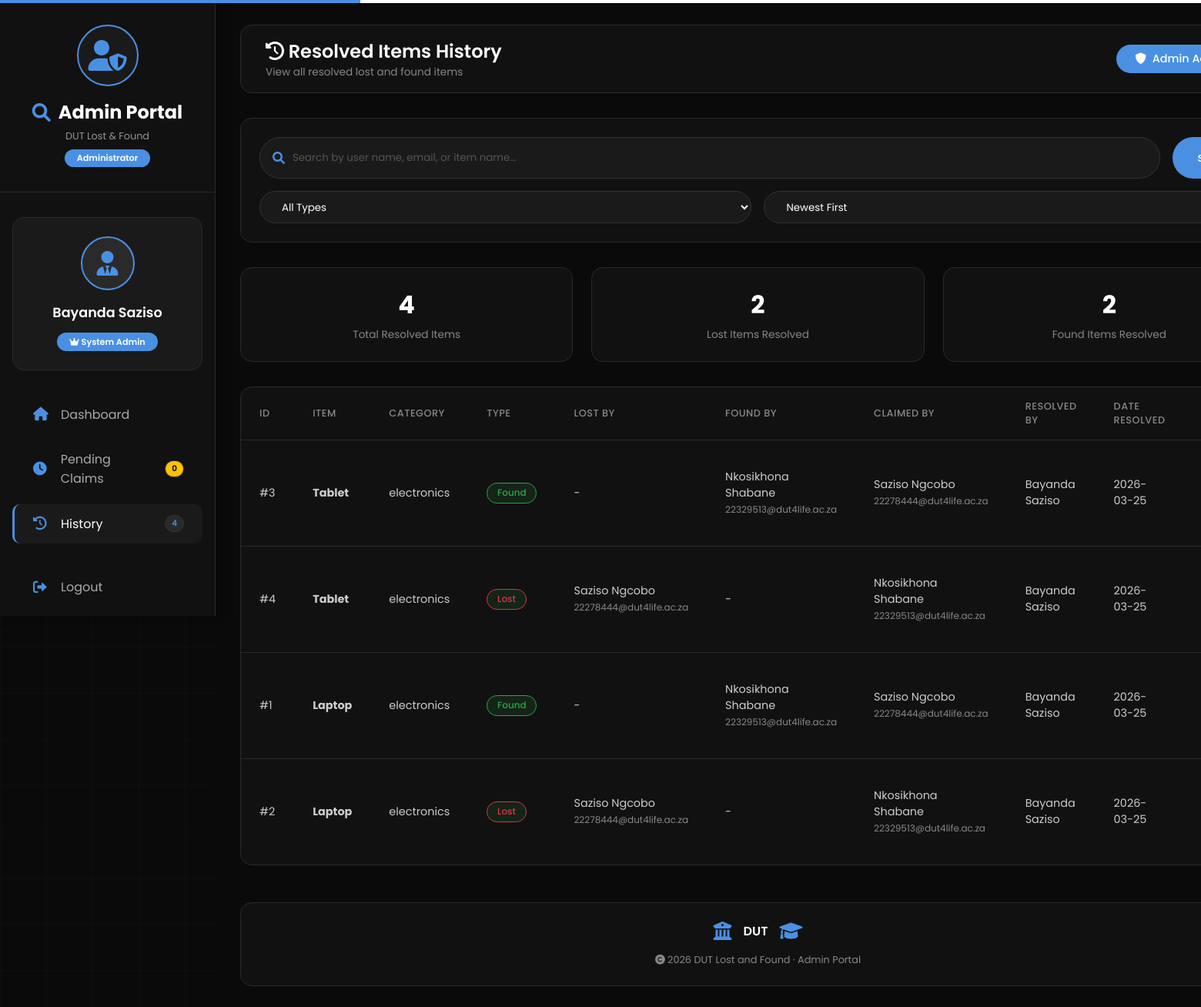
Screenshot of /admin/history (signed in) with the database file from the repository.
### tables this page shows
CREATE TABLE users
                 (id INTEGER PRIMARY KEY AUTOINCREMENT,
                  student_number TEXT UNIQUE NOT NULL,
                  full_name TEXT NOT NULL,
                  email TEXT UNIQUE NOT NULL,
                  id_number TEXT UNIQUE NOT NULL,
                  phone TEXT,
                  password TEXT NOT NULL,
                  role TEXT DEFAULT 'user',
                  created_at TIMESTAMP DEFAULT CURRENT_TIMESTAMP);

CREATE TABLE item_history
                 (id INTEGER PRIMARY KEY AUTOINCREMENT,
                  item_id INTEGER NOT NULL,
                  item_type TEXT NOT NULL,
                  item_name TEXT NOT NULL,
                  category TEXT NOT NULL,
                  lost_by_id INTEGER,
                  found_by_id INTEGER,
                  claimed_by_id INTEGER,
                  resolved_at TIMESTAMP DEFAULT CURRENT_TIMESTAMP,
                  resolved_by INTEGER,
                  notes TEXT,
                  FOREIGN KEY (lost_by_id) REFERENCES users(id),
                  FOREIGN KEY (found_by_id) REFERENCES users(id),
                  FOREIGN KEY (claimed_by_id) REFERENCES users(id),
                  FOREIGN KEY (resolved_by) REFERENCES users(id));

### app.py (the view, shortened to what this page needs)
@app.route('/admin/history')
def admin_history():
    if 'user' not in session or session['user']['role'] != 'admin':
        flash("Access denied!", "danger")
        return redirect(url_for('login'))
    conn = get_db()
    now = datetime.now()
    search_query = request.args.get('search', '').strip()
    filter_type = request.args.get('filter_type', 'all')
    sort_by = request.args.get('sort_by', 'newest')
    sql = '''
        SELECT
            h.*,
            lost_user.id as lost_user_id,
            lost_user.full_name as lost_by_name,
            lost_user.email as lost_by_email,
            found_user.id as found_user_id,
            found_user.full_name as found_by_name,
            found_user.email as found_by_email,
            claimed_user.id as claimed_user_id,
            claimed_user.full_name as claimed_by_name,
            claimed_user.email as claimed_by_email,
            admin_user.full_name as resolved_by_name
        FROM item_history h
        LEFT JOIN users lost_user ON h.lost_by_id = lost_user.id
        LEFT JOIN users found_user ON h.found_by_id = found_user.id
        LEFT JOIN users claimed_user ON h.claimed_by_id = claimed_user.id
        LEFT JOIN users admin_user ON h.resolved_by = admin_user.id
        WHERE 1=1
    '''
    params = []
    if filter_type == 'lost':
        sql += " AND h.item_type = 'lost'"
    elif filter_type == 'found':
        sql += " AND h.item_type = 'found'"
    if sort_by == 'oldest':
        sql += " ORDER BY h.resolved_at ASC"
    else:
        sql += " ORDER BY h.resolved_at DESC"
    sql += " LIMIT 200"
    history_items = conn.execute(sql, params).fetchall()
    total_resolved = conn.execute("SELECT COUNT(*) as count FROM item_history").fetchone()['count']
    total_lost_resolved = conn.execute("SELECT COUNT(*) as count FROM item_history WHERE item_type = 'lost'").fetchone()['count']
    total_found_resolved = conn.execute("SELECT COUNT(*) as count FROM item_history WHERE item_type = 'found'").fetchone()['count']
    total_lost = conn.execute("SELECT COUNT(*) as count FROM lost_items").fetchone()['count']
    total_found = conn.execute("SELECT COUNT(*) as count FROM found_items").fetchone()['count']
    pending_claims = conn.execute("SELECT COUNT(*) as count FROM claims WHERE status = 'pending'").fetchone()['count']
    resolved_count = total_resolved
    conn.close()
    return render_template('admin_history.html',
                         user=session['user'],
                         history=[dict(h) for h in history_items],
                         total_resolved=total_resolved,
                         total_lost_resolved=total_lost_resolved,
                         total_found_resolved=total_found_resolved,
                         total_lost=total_lost,
                         total_found=total_found,
                         pending_claims=pending_claims,
                         resolved_count=resolved_count,
                         search_query=search_query,
                         filter_type=filter_type,
                         sort_by=sort_by,
                         now=now)

### app.py (called while the page is built)
def get_db():
    conn = sqlite3.connect('lost_and_found.db')
    conn.row_factory = sqlite3.Row
    return conn

### templates/admin_history.html (shortened to what this page needs)
<!DOCTYPE html>
<html lang="en">
<head>
    <link rel="stylesheet" href="https://cdnjs.cloudflare.com/ajax/libs/font-awesome/6.0.0-beta3/css/all.min.css">
</head>
<body>
    <div class="dashboard-container">
        <div class="sidebar">
            <div class="sidebar-header">
                <div class="admin-logo">
                    <i class="fas fa-user-shield"></i>
                </div>
                <h2>
                    <i class="fas fa-search"></i>
                    <span>Admin Portal</span>
                </h2>
                <p>DUT Lost & Found</p>
                <div class="admin-badge-sidebar">Administrator</div>
            </div>
            <div class="admin-info">
                <div class="admin-avatar">
                    <i class="fas fa-user-tie"></i>
                </div>
                <div class="name">{{ user.full_name }}</div>
                <div class="role-badge">
                    <i class="fas fa-crown"></i> System Admin
                </div>
            </div>
            <ul class="nav-menu">
                <li class="nav-item">
                    <a href="/admin/dashboard" class="nav-link">
                        <i class="fas fa-home"></i>
                        <span>Dashboard</span>
                    </a>
                </li>
                <li class="nav-item">
                    <a href="/admin/pending-claims" class="nav-link">
                        <i class="fas fa-clock"></i>
                        <span>Pending Claims</span>
                        <span class="badge badge-warning">{{ pending_claims }}</span>
                    </a>
                </li>
                <li class="nav-item">
                    <a href="/admin/history" class="nav-link active">
                        <i class="fas fa-history"></i>
                        <span>History</span>
                        <span class="badge">{{ resolved_count }}</span>
                    </a>
                </li>
                <li class="nav-item" style="margin-top: 2rem;">
                    <a href="/logout" class="nav-link">
                        <i class="fas fa-sign-out-alt"></i>
                        <span>Logout</span>
                    </a>
                </li>
            </ul>
        </div>
        <div class="main-content">
            <div class="top-bar">
                <div class="page-title">
                    <h1><i class="fas fa-history"></i> Resolved Items History</h1>
                    <p>View all resolved lost and found items</p>
                </div>
                <div class="admin-badge">
                    <i class="fas fa-shield-alt"></i> Admin Access
                </div>
            </div>
            <div class="search-section">
                <form method="GET" action="/admin/history" id="searchForm">
                    <div class="search-box">
                        <div class="search-input">
                            <i class="fas fa-search"></i>
                            <input type="text" name="search" placeholder="Search by user name, email, or item name..." value="{{ search_query }}">
                        </div>
                        <button type="submit" class="search-btn">Search</button>
                    </div>
                    <div class="filter-group">
                        <select name="filter_type" class="filter-select" onchange="this.form.submit()">
                            <option value="all" {% if filter_type == 'all' %}selected{% endif %}>All Types</option>
                        </select>
                        <select name="sort_by" class="filter-select" onchange="this.form.submit()">
                            <option value="newest" {% if sort_by == 'newest' %}selected{% endif %}>Newest First</option>
                        </select>
                    </div>
                </form>
            </div>
            <div class="stats-grid">
                <div class="stat-card">
                    <div class="stat-value">{{ total_resolved }}</div>
                    <div class="stat-label">Total Resolved Items</div>
                </div>
                <div class="stat-card">
                    <div class="stat-value">{{ total_lost_resolved }}</div>
                    <div class="stat-label">Lost Items Resolved</div>
                </div>
                <div class="stat-card">
                    <div class="stat-value">{{ total_found_resolved }}</div>
                    <div class="stat-label">Found Items Resolved</div>
                </div>
            </div>
            <div class="table-responsive">
                {% if history %}
                <table>
                    <thead>
                        <tr>
                            <th>ID</th>
                            <th>Item</th>
                            <th>Category</th>
                            <th>Type</th>
                            <th>Lost By</th>
                            <th>Found By</th>
                            <th>Claimed By</th>
                            <th>Resolved By</th>
                            <th>Date Resolved</th>
                            <th>Notes</th>
                        </tr>
                    </thead>
                    <tbody>
                        {% for item in history %}
                        <tr>
                            <td>#{{ item.id }}</td>
                            <td><strong>{{ item.item_name }}</strong></td>
                            <td>{{ item.category }}</td>
                            <td>
                                {% if item.item_type == 'lost' %}
                                    <span class="badge-resolved" style="color: #dc3545; border-color: #dc3545;">Lost</span>
                                {% else %}
                                    <span class="badge-resolved" style="color: #28a745; border-color: #28a745;">Found</span>
                                {% endif %}
                            </td>
                            <td>
                                {{ item.lost_by_name or '-' }}
                                {% if item.lost_by_email %}
                                <br><small style="color: #888888;">{{ item.lost_by_email }}</small>
                                {% endif %}
                            </td>
                            <td>
                                {{ item.found_by_name or '-' }}
                                {% if item.found_by_email %}
                                <br><small style="color: #888888;">{{ item.found_by_email }}</small>
                                {% endif %}
                            </td>
                            <td>
                                {{ item.claimed_by_name or '-' }}
                                {% if item.claimed_by_email %}
                                <br><small style="color: #888888;">{{ item.claimed_by_email }}</small>
                                {% endif %}
                            </td>
                            <td>{{ item.resolved_by_name or '-' }}</td>
                            <td>{{ item.resolved_at[:10] }}</td>
                            <td style="max-width: 200px;">{{ item.notes or '-' }}</td>
                        </tr>
                        {% endfor %}
                    </tbody>
                </table>
                {% endif %}
            </div>
            <div class="dut-footer">
                <div style="display: flex; align-items: center; justify-content: center; gap: 15px; margin-bottom: 1rem;">
                    <i class="fas fa-university" style="font-size: 1.5rem; color: #4a90e2;"></i>
                    <span style="font-weight: 600; font-size: 1rem; color: #ffffff;">DUT</span>
                    <i class="fas fa-graduation-cap" style="font-size: 1.5rem; color: #4a90e2;"></i>
                </div>
                <p><i class="fas fa-copyright"></i> 2026 DUT Lost and Found · Admin Portal</p>
            </div>
        </div>
    </div>
</body>
</html>

### rows the page displays
users: full_name "Bayanda Saziso"
item_history: id "3", item_name "Tablet", category "electronics", item_type "Found", lost_by_name "-", full_name "Nkosikhona Shabane", found_by_email "22329513@dut4life.ac.za", full_name "Saziso Ngcobo", claimed_by_email "22278444@dut4life.ac.za", full_name "Bayanda Saziso", resolved_at "2026-03-25"
item_history: id "4", item_name "Tablet", category "electronics", item_type "Lost", full_name "Saziso Ngcobo", lost_by_email "22278444@dut4life.ac.za", found_by_name "-", full_name "Nkosikhona Shabane", claimed_by_email "22329513@dut4life.ac.za", full_name "Bayanda Saziso", resolved_at "2026-03-25"
item_history: id "1", item_name "Laptop", category "electronics", item_type "Found", lost_by_name "-", full_name "Nkosikhona Shabane", found_by_email "22329513@dut4life.ac.za", full_name "Saziso Ngcobo", claimed_by_email "22278444@dut4life.ac.za", full_name "Bayanda Saziso", resolved_at "2026-03-25"
item_history: id "2", item_name "Laptop", category "electronics", item_type "Lost", full_name "Saziso Ngcobo", lost_by_email "22278444@dut4life.ac.za", found_by_name "-", full_name "Nkosikhona Shabane", claimed_by_email "22329513@dut4life.ac.za", full_name "Bayanda Saziso", resolved_at "2026-03-25"

### other values shown
{{ pending_claims }} "0"
{{ resolved_count }} "4"
{{ total_resolved }} "4"
{{ total_lost_resolved }} "2"
{{ total_found_resolved }} "2"
